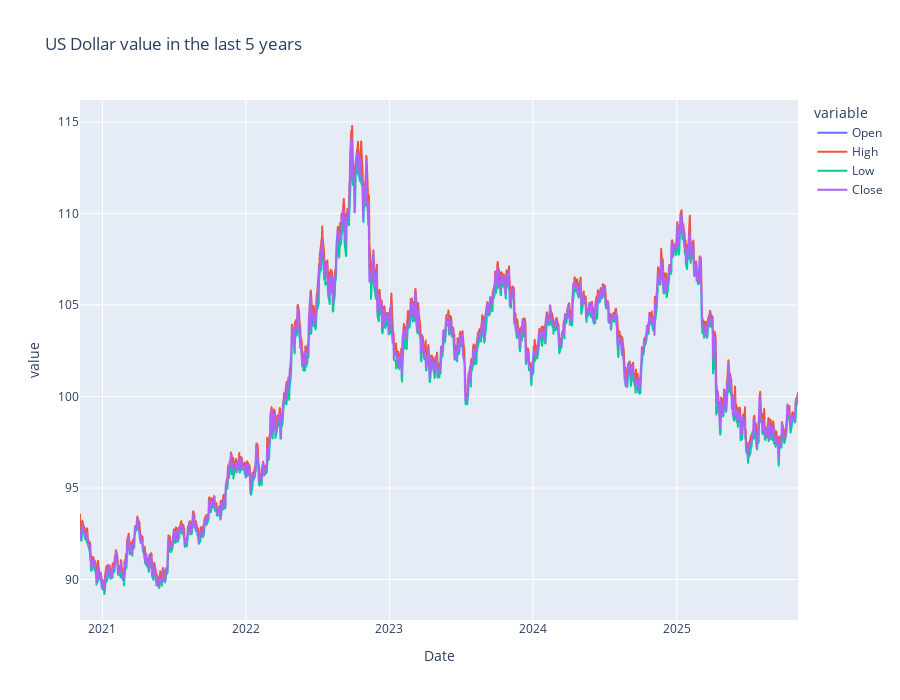

Notebook cell for this chart:
### Markdown cell above
# 1.
On this step a line plot with open, high, low and close values of the created dataframe is created.

### Code cell
import plotly.express as px

fig = px.line(df, x='Date', y=['Open','High','Low','Close'], title='US Dollar value in the last 5 years',height=700)
fig.show()

### Figure 1 — Plotly figure (JSON) as saved in the notebook; plotly's stock layout.template omitted (floating-point values rounded to 4 significant figures; data arrays with more than 128 entries replaced by an {"elided": "..."} marker saying what was removed)
{"data": [{"hovertemplate": "variable=Open<br>Date=%{x}<br>value=%{y}<extra></extra>", "legendgroup": "Open", "line": {"color": "#636efa", "dash": "solid"}, "marker": {"symbol": "circle"}, "mode": "lines", "name": "Open", "showlegend": true, "type": "scattergl", "x": {"elided": "1257 str values"}, "xaxis": "x", "y": {"elided": "1257 float values"}, "yaxis": "y"}, {"hovertemplate": "variable=High<br>Date=%{x}<br>value=%{y}<extra></extra>", "legendgroup": "High", "line": {"color": "#EF553B", "dash": "solid"}, "marker": {"symbol": "circle"}, "mode": "lines", "name": "High", "showlegend": true, "type": "scattergl", "x": {"elided": "1257 str values"}, "xaxis": "x", "y": {"elided": "1257 float values"}, "yaxis": "y"}, {"hovertemplate": "variable=Low<br>Date=%{x}<br>value=%{y}<extra></extra>", "legendgroup": "Low", "line": {"color": "#00cc96", "dash": "solid"}, "marker": {"symbol": "circle"}, "mode": "lines", "name": "Low", "showlegend": true, "type": "scattergl", "x": {"elided": "1257 str values"}, "xaxis": "x", "y": {"elided": "1257 float values"}, "yaxis": "y"}, {"hovertemplate": "variable=Close<br>Date=%{x}<br>value=%{y}<extra></extra>", "legendgroup": "Close", "line": {"color": "#ab63fa", "dash": "solid"}, "marker": {"symbol": "circle"}, "mode": "lines", "name": "Close", "showlegend": true, "type": "scattergl", "x": {"elided": "1257 str values"}, "xaxis": "x", "y": {"elided": "1257 float values"}, "yaxis": "y"}], "layout": {"height": 700, "legend": {"title": {"text": "variable"}, "tracegroupgap": 0}, "title": {"text": "US Dollar value in the last 5 years"}, "xaxis": {"anchor": "y", "domain": [0, 1], "title": {"text": "Date"}}, "yaxis": {"anchor": "x", "domain": [0, 1], "title": {"text": "value"}}}}
